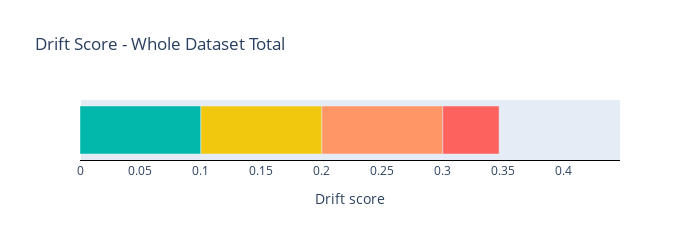
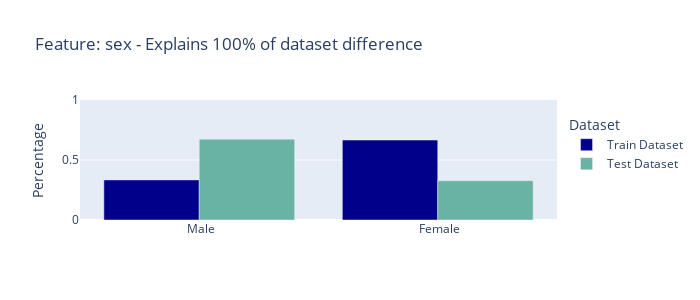

The cell these charts' notebook holds for them, in order:
### Markdown cell above
<a id='define_condition'></a>
## Define a condition


Now, we define a condition that enforce the whole dataset drift score must be below 0.1. A condition is deepchecks' way to validate model and data quality, and let you know if anything goes wrong.

### Code cell
check = WholeDatasetDrift()
check.add_condition_overall_drift_value_not_greater_than(0.1)
check.run(train_dataset=train_drifted_ds, test_dataset=test_drifted_ds)

### Figure 1 — Plotly figure (JSON) as saved in the notebook; plotly's stock layout.template omitted (floating-point values rounded to 4 significant figures)
{"data": [{"base": 0, "marker": {"color": "#01B8AA"}, "offsetgroup": "0", "orientation": "h", "showlegend": false, "type": "bar", "x": [0.1], "y": ["Drift Score"]}, {"base": 0.1, "marker": {"color": "#F2C80F"}, "offsetgroup": "0", "orientation": "h", "showlegend": false, "type": "bar", "x": [0.1], "y": ["Drift Score"]}, {"base": 0.2, "marker": {"color": "#FE9666"}, "offsetgroup": "0", "orientation": "h", "showlegend": false, "type": "bar", "x": [0.1], "y": ["Drift Score"]}, {"base": 0.3, "marker": {"color": "#FD625E"}, "offsetgroup": "0", "orientation": "h", "showlegend": false, "type": "bar", "x": [0.04656], "y": ["Drift Score"]}], "layout": {"height": 200, "title": {"text": "Drift Score - Whole Dataset Total"}, "width": 700, "xaxis": {"dtick": 0.05, "fixedrange": true, "gridcolor": "black", "linecolor": "black", "range": [0, 0.4466], "showgrid": false, "title": {"text": "Drift score"}}, "yaxis": {"color": "black", "fixedrange": true, "showgrid": false, "showline": false, "showticklabels": false, "zeroline": false}}}

### Figure 2 — Plotly figure (JSON) as saved in the notebook; plotly's stock layout.template omitted (floating-point values rounded to 4 significant figures)
{"data": [{"marker": {"color": "darkblue"}, "name": "Train Dataset", "type": "bar", "x": [" Male", " Female"], "y": [0.3339, 0.6661]}, {"marker": {"color": "#69b3a2"}, "name": "Test Dataset", "type": "bar", "x": [" Male", " Female"], "y": [0.6734, 0.3266]}], "layout": {"height": 300, "legend": {"title": {"text": "Dataset"}, "xanchor": "left", "y": 0.9, "yanchor": "top"}, "title": {"text": "Feature: sex - Explains 100% of dataset difference"}, "width": 700, "xaxis": {"type": "category"}, "yaxis": {"fixedrange": true, "range": [0, 1], "title": {"text": "Percentage"}}}}
